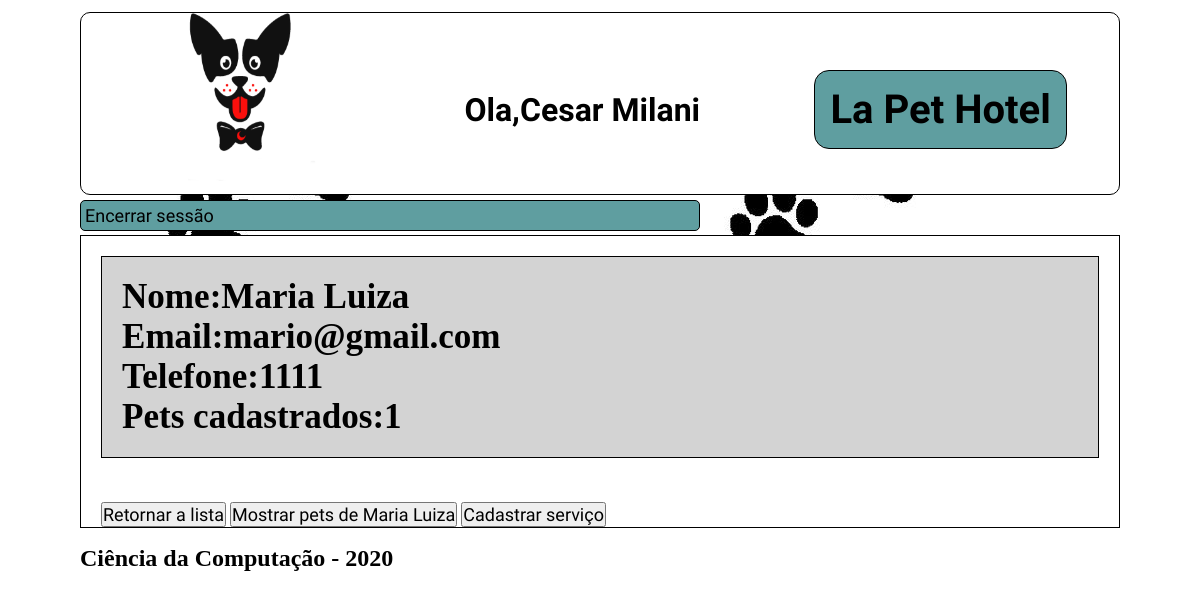
Page /meu-cliente/11 (signed in) on the committed database.
### cliente/models.py (models this page shows, shortened)
class Pessoa(models.Model):
    _CPF = models.CharField(max_length=16, blank=False,null=False, default=0)
    _nome = models.CharField("Nome",max_length=100,blank=False,null=False)
    _email = models.EmailField("E-Mail",max_length=200,blank=True, null=False, unique=True)
    _tel = models.CharField("Telefone",max_length=20,blank=True,null=True)
    user = models.OneToOneField(User, verbose_name="Usuario",on_delete=models.CASCADE, null=True)
    class Meta:
        abstract = True
    @property
    def nome(self):
        return self._nome
    @property
    def CPF(self):
        return self._CPF
    @property
    def email(self):
        return self._email
    @property
    def tel(self):
        return self._tel

class Monitor(Pessoa):
    administrador = models.ForeignKey(Administrador, verbose_name="Administradores",on_delete=models.CASCADE, null=True,blank=True)
    _CTPS = models.CharField(max_length=25,blank=True,null=True)
    class Meta:
        verbose_name = 'monitor'
        verbose_name_plural = 'monitores'
    @property
    def CTPS(self):
        return self._CTPS

class Cliente(Pessoa):
    monitor_escolhido = models.ForeignKey(Monitor, verbose_name="Monitor responsável", on_delete=models.CASCADE, null=True,blank=True)
    class Meta:
        verbose_name = 'cliente'
        verbose_name_plural = 'clientes'

### cliente/views.py (the view)
# urls.py: path('meu-cliente/<id>', views.detalhe_cliente),
@login_required(login_url='/login/')
def detalhe_cliente(request,id):#Metodo de descrição do cliente selecionado e a quantidade de pets que o mesmo tem
    monitor = Monitor.objects.get(user = request.user)
    cliente = Cliente.objects.get(monitor_escolhido= monitor,id=id)
    pet = Pet.objects.filter(dono = cliente)
    return render(request, 'meu-cliente.html',{'cliente':cliente,'pet':pet,'monitor':monitor})

### cliente/templates/meu-cliente.html
{%load static%}<!DOCTYPE html><html lang="en"><head><meta charset="UTF-8"><meta name="viewport" content="width=device-width,initial-scale=1"><title>Ola,{{monitor.nome}}</title><link rel="stylesheet" type="text/css" href="{% static 'assets/css/meu-cliente.css' %}"></head><body><div class="header"><img class="logo" src="{% static 'assets/imgs/logo.png' %}" alt="My image"><h1 class="user">Ola,{{monitor.nome}}</h1><h1 class="title">La Pet Hotel</h1></div><div class="nav"><ul class="nav-1"><li class="logout"><a href="/logout/">Encerrar sessão</a></li></ul></div><div class="conteudo"><div class="pet"><h3>Nome:{{cliente.nome}}</h3><h3>Email:{{cliente.email}}</h3><h3>Telefone:{{cliente.tel}}</h3><h3>Pets cadastrados:{{pet.count}}</h3></div><div class="botoes"><button class=""><a href="/monitor/">Retornar a lista</a></button> <button class=""><a href="/meu-cliente/{{cliente.id}}/pets/">Mostrar pets de {{cliente.nome}}</a></button> {%if pet%} <button class=""><a href="/cadastrar-servico/?id={{cliente.id}}">Cadastrar serviço</a></button> {%endif%}</div></div><div class="footer"><footer><h2>Ciência da Computação - 2020</h2></footer></div></body></html>

### static/assets/css/meu-cliente.css (style rules this page uses)
* { padding:0;margin:0 }
h1 { font-family:'Indie Flower',cursive;margin-left:10px;margin-top:12px }
body { display:grid;background-image:url("/static/assets/imgs/ossos.jpg");min-width:100vh;grid-template-columns:1fr;grid-template-rows:200px 30px 1fr 100px;grid-template-areas:'cabecalho' 'navegacao' 'conteudo' 'rodape' }
.header { display:flex;margin:12px 80px 5px 80px;grid-area:cabecalho;background-color:white;align-items:center;border:solid 1px black;border-radius:10px;justify-content:space-around }
.logo { height:100% }
.title { font-size:40px;font-family:'Indie Flower',cursive;border:solid 1px black;background-color:cadetblue;padding:15px;border-radius:15px }
.nav { grid-area:navegacao;margin:0 500px 5px 80px }
.nav-1 { display:grid;list-style:none;grid-template-columns:1fr;grid-gap:10px;grid-template-areas:'botao-2' }
.nav-1 .logout { grid-area:botao-2;padding:4px;border:solid 1px black;background-color:cadetblue;border-radius:5px }
a { font-family:'Indie Flower',cursive;text-decoration:none;font-size:18px;color:black }
.conteudo { grid-area:conteudo;margin:5px 80px 5px 80px;background-color:white;display:grid;grid-template-columns:1fr;grid-gap:24px;border:solid 1px black }
.pet { margin:20px;border:solid 1px black;padding:20px;background-color:lightgray;font-size:30px }
.botoes { margin-left:20px }
.footer { grid-area:rodape;margin:12px 80px 5px 80px }

### rows in the picture
Monitor: nome "Cesar Milani"
Cliente: nome "Maria Luiza", email "mario@gmail.com", tel "1111"

### other values in the picture
{{ pet.count }} "1"
